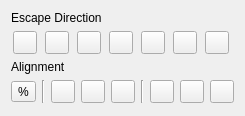
<?xml version="1.0" encoding="UTF-8"?>
<ui version="4.0">
 <class>ConnectionPointWidget</class>
 <widget class="QWidget" name="ConnectionPointWidget">
  <property name="geometry">
   <rect>
    <x>0</x>
    <y>0</y>
    <width>220</width>
    <height>116</height>
   </rect>
  </property>
  <property name="windowTitle">
   <string>Form</string>
  </property>
  <layout class="QGridLayout" name="gridLayout">
   <item row="0" column="0" colspan="2">
    <widget class="QLabel" name="labelEscape">
     <property name="text">
      <string>Escape Direction</string>
     </property>
    </widget>
   </item>
   <item row="0" column="2" rowspan="4">
    <spacer name="horizontalSpacer">
     <property name="orientation">
      <enum>Qt::Horizontal</enum>
     </property>
     <property name="sizeHint" stdset="0">
      <size>
       <width>0</width>
       <height>88</height>
      </size>
     </property>
    </spacer>
   </item>
   <item row="1" column="0" colspan="2">
    <layout class="QHBoxLayout" name="horizontalLayout">
     <item>
      <widget class="QToolButton" name="escapeAll">
       <property name="text">
        <string/>
       </property>
      </widget>
     </item>
     <item>
      <widget class="QToolButton" name="escapeHorz">
       <property name="text">
        <string/>
       </property>
      </widget>
     </item>
     <item>
      <widget class="QToolButton" name="escapeVert">
       <property name="text">
        <string/>
       </property>
      </widget>
     </item>
     <item>
      <widget class="QToolButton" name="escapeLeft">
       <property name="text">
        <string/>
       </property>
      </widget>
     </item>
     <item>
      <widget class="QToolButton" name="escapeRight">
       <property name="text">
        <string/>
       </property>
      </widget>
     </item>
     <item>
      <widget class="QToolButton" name="escapeUp">
       <property name="text">
        <string/>
       </property>
      </widget>
     </item>
     <item>
      <widget class="QToolButton" name="escapeDown">
       <property name="text">
        <string/>
       </property>
      </widget>
     </item>
    </layout>
   </item>
   <item row="2" column="0">
    <widget class="QLabel" name="labelAlign">
     <property name="text">
      <string>Alignment</string>
     </property>
    </widget>
   </item>
   <item row="3" column="0" colspan="2">
    <layout class="QHBoxLayout" name="horizontalLayout_2">
     <item>
      <widget class="QToolButton" name="alignPercent">
       <property name="text">
        <string>%</string>
       </property>
      </widget>
     </item>
     <item>
      <widget class="Line" name="line_2">
       <property name="orientation">
        <enum>Qt::Vertical</enum>
       </property>
      </widget>
     </item>
     <item>
      <widget class="QToolButton" name="alignLeft">
       <property name="text">
        <string/>
       </property>
      </widget>
     </item>
     <item>
      <widget class="QToolButton" name="alignCenterH">
       <property name="text">
        <string/>
       </property>
      </widget>
     </item>
     <item>
      <widget class="QToolButton" name="alignRight">
       <property name="text">
        <string/>
       </property>
      </widget>
     </item>
     <item>
      <widget class="Line" name="line">
       <property name="orientation">
        <enum>Qt::Vertical</enum>
       </property>
      </widget>
     </item>
     <item>
      <widget class="QToolButton" name="alignTop">
       <property name="text">
        <string/>
       </property>
      </widget>
     </item>
     <item>
      <widget class="QToolButton" name="alignCenterV">
       <property name="text">
        <string/>
       </property>
      </widget>
     </item>
     <item>
      <widget class="QToolButton" name="alignBottom">
       <property name="text">
        <string/>
       </property>
      </widget>
     </item>
    </layout>
   </item>
   <item row="4" column="1">
    <spacer name="verticalSpacer">
     <property name="orientation">
      <enum>Qt::Vertical</enum>
     </property>
     <property name="sizeHint" stdset="0">
      <size>
       <width>48</width>
       <height>0</height>
      </size>
     </property>
    </spacer>
   </item>
  </layout>
 </widget>
 <resources/>
 <connections/>
</ui>
